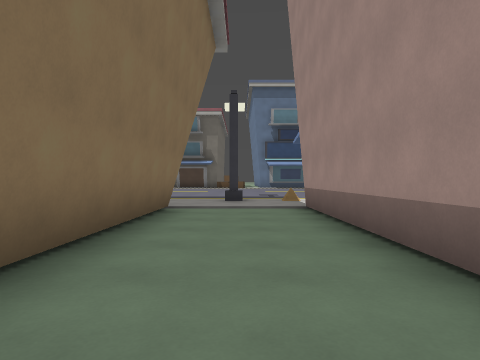
[1] (above)

24 first-person views from a walk through a Godot game level. The camera is 1.3 m above the floor, looks level and sees 75° across. The floor is counted in squares, 2 m on a side. Each view is taken from the middle of a square. On the plan, view 1 faces up. The plan holds only what a view shows up to about 10 squares ahead; the rest is blank. The place goes on beyond the plan. Surface patterns are stand-ins for the level's own textures.

[2]
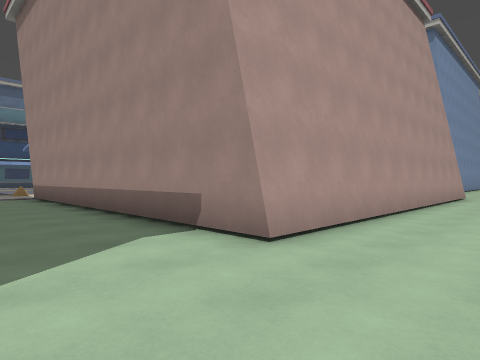

[3]
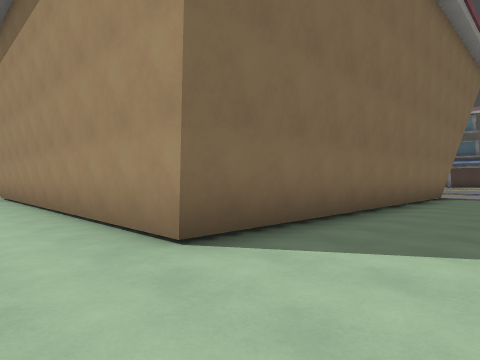

[4]
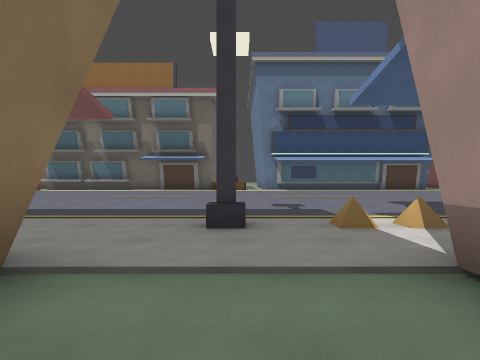

[5]
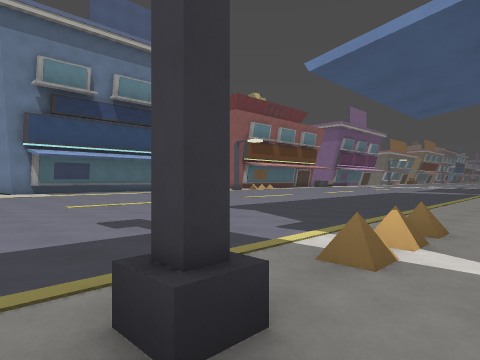

[6]
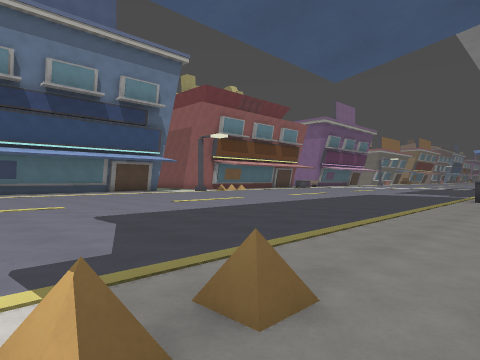

[7]
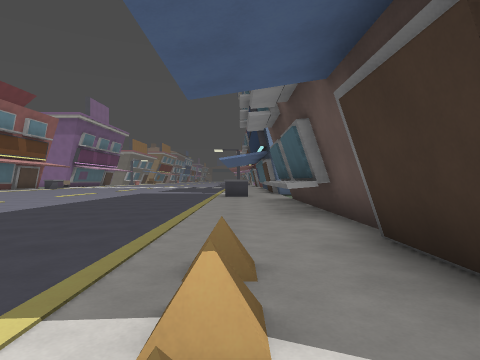

[8]
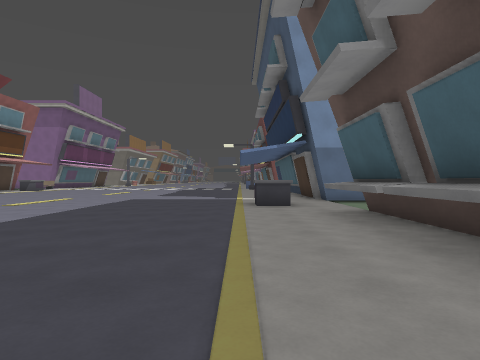

[9]
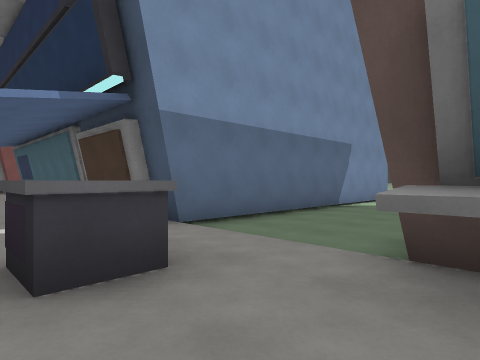

[10]
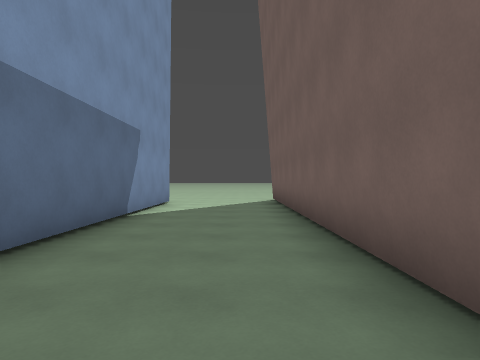

[11]
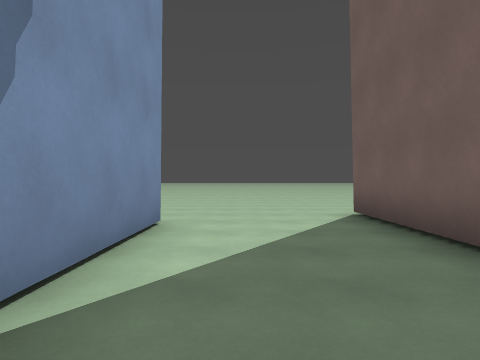

[12]
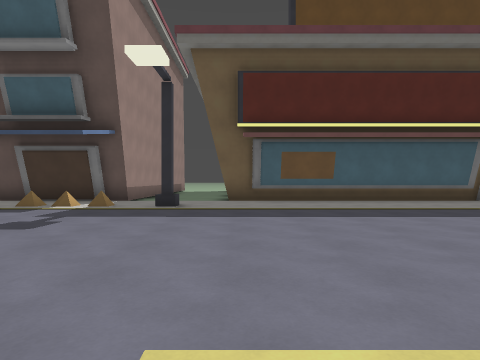

[13]
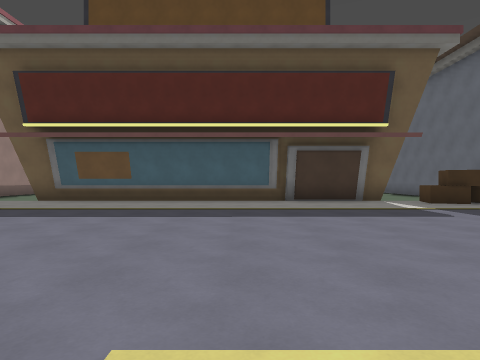

[14]
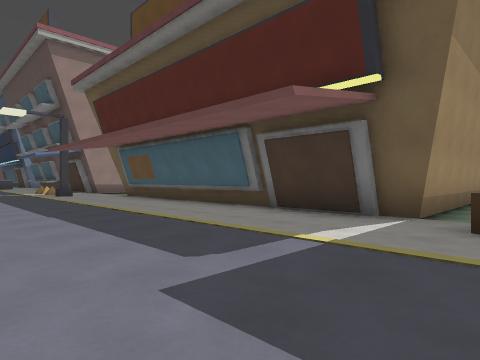

[15]
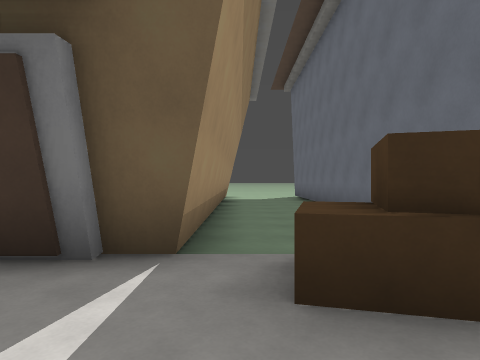

[16]
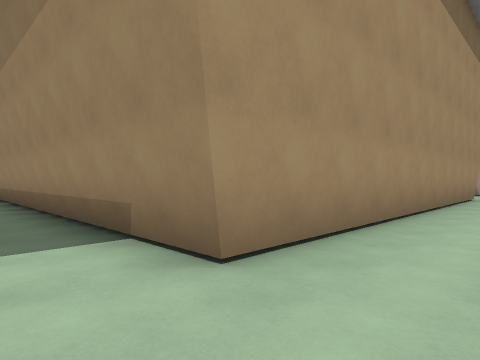

[17]
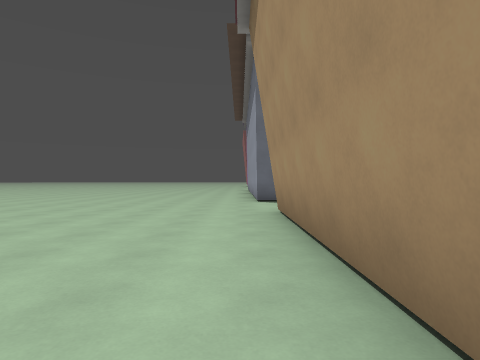

[18]
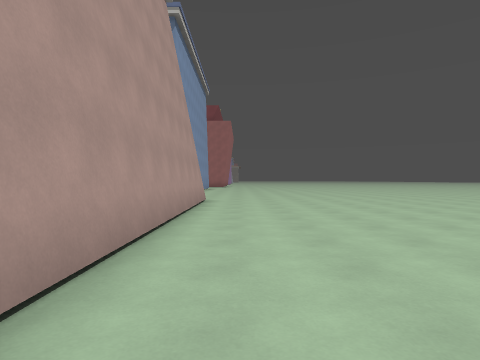

[19]
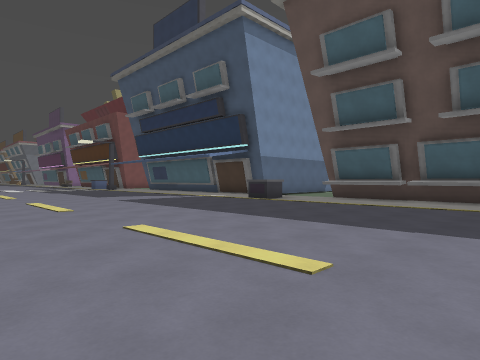

[20]
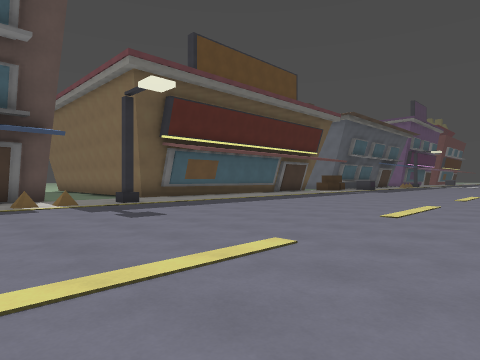

[21]
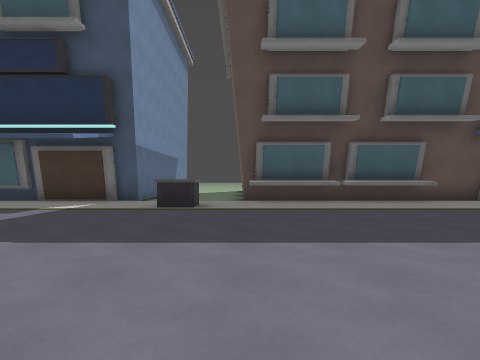

[22]
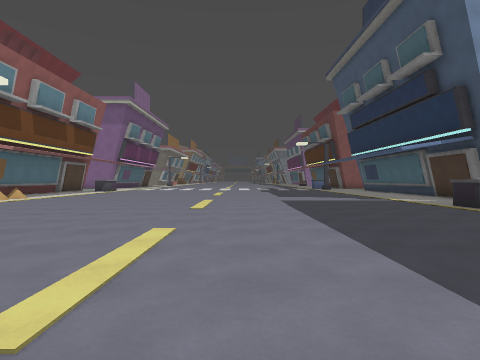

[23]
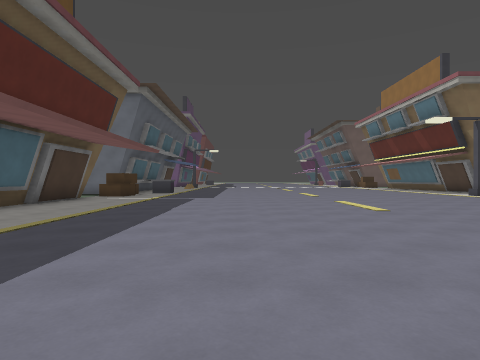

[24]
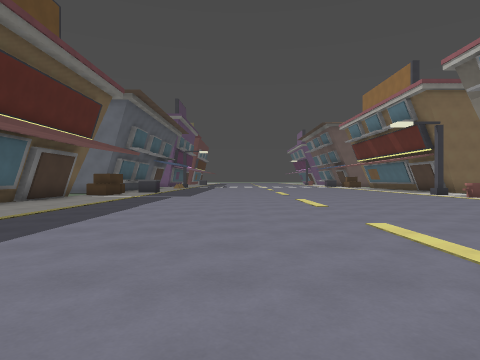

### Floor plan
Points are (right, up) in squares from view 1. A wall is a line through its corners. A room is listed if a view was taken in it or the views show most of it. See-through windows are left out.
Room 1 (views 1, 2, 3, 4, 5, 6, 7, 8, 9, 10, 11, 12, 13, 14, 15, 16, 17, 18, 19, 20, 21, 22, 23, 24)
walls: (-0.1, 9) (-0.3, 9) (-0.3, 9.2); (1.4, 7.3) (2.2, 7.3); (-1.5, 7.6) (-1.5, -3.3) (-12.5, -3.3) (-12.5, 7.6) (-1.5, 7.6); (4.5, 7.3) (12, 7.3); (6.4, 7.6) (6.4, 8.2) (9, 8.2); (9.2, 8.2) (11.8, 8.2); (-9.4, 7.8) (-9.4, 7.3) (-1.4, 7.3); (13.1, 8.6) (13.1, 9.6) (14.1, 9.6); (11.9, 6.6) (11.9, -2.9) (1.5, -2.9) (1.5, 7.6) (12, 7.6); (-11.8, 7.1) (-11.8, 7.8); (-12.6, 7.3) (-11.5, 7.3); (15.8, 7.6) (16.5, 7.6); (-14.6, 8.5) (-13.8, 8.2) (-14.1, 7.4); (15.2, -1.8) (15.2, 7.3) (16.1, 7.3)
low walls: (2.1, 9) (2.6, 9) (2.3, 9) (2.3, 9.2) (2.6, 9.2); (3.1, 9.2) (3.5, 9.2); (3, 9) (3.5, 9) (3.1, 9); (-14.3, 8.6) (-13.3, 8.3) (-13.6, 7.3)

Positions as (right, up) in squares from view 1, and headings:
1: (0, 0), facing up
2: (-1, -5), facing up-right
3: (1, -5), facing up-left
4: (0, 5), facing up
5: (-1, 8), facing up-right
6: (2, 8), facing up-right
7: (1, 9), facing right
8: (5, 10), facing right
9: (11, 10), facing down-right
10: (13, 8), facing down
11: (14, 3), facing down
12: (-2, 17), facing down
13: (-8, 17), facing down
14: (-14, 13), facing down-right
15: (-13, 10), facing down
16: (-14, -5), facing up-right
17: (-6, -4), facing left
18: (2, -4), facing right
19: (6, 18), facing down-right
20: (4, 18), facing down-left
21: (12, 17), facing down
22: (6, 15), facing right
23: (-1, 13), facing left
24: (0, 14), facing left
